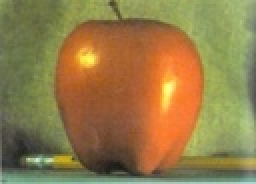
%> input picture image_pyramid/apple1.jpg, 128 x 92 px, shrunk from 420 x 301 before the run (shown 2 times larger)
$ octave --eval "result = sift(imread('../image_pyramid/apple1.jpg'));"   (GNU Octave 9; MATLAB toolbox functions it lacks are replaced by stand-ins)
%> lines starting %> are read from the running program, lines starting %| are printed output that depends on the picture
%% Sift Implementation Based on Lowe's Original Paper
function [keypoints, descriptors] = sift(img_input)
    % Parameters
    sigma0 = 1.6;            % Initial blur level
    num_octaves = 4;        % Number of times the image is downsampled
    num_levels = 3;         % Number of scale levels per octave
    contrast_threshold = 0.01; % Decides whether a feature in an image
    edge_threshold = 10;    % Ratio to filter out points on edges (Hessian matrix)
    d = 4;                  % 4x4 grid cells for the descriptor
    n_bins = 8;             % 8 orientation bins per cell (4*4*8 = 128 dimensions)

    % Pre processing
    img = im2double(img_input);
    if size(img,3) == 3, img = rgb2gray(img); end
%> after `img = rgb2gray(img)`:
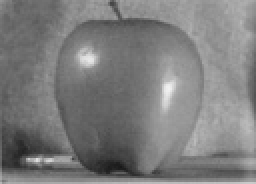
%> img: size 92x128 double (shown 2 times larger); min 0.0975, max 0.946, mean 0.49

    % Upsample the image by 2x. This increases the number of stable keypoints
    % by capturing higher frequency information before the first smoothing
    img = imresize(img, 2, 'bicubic');
%> img: size 184x256 double

    % Apply initial blur
    img = imgaussfilt(img, sqrt(sigma0^2 - (0.5*2)^2));

    % Constructing the gaussian & DoG pyramid
    % SIFT finds features across scales
    % blurring and subtracting adjacent blurs
    G = cell(num_octaves, 1); % Stores Gaussian blurred images
    D = cell(num_octaves, 1); % Stores DoG images
    temp_img = img;


    for o = 1:num_octaves
        [h, w] = size(temp_img);
        L = zeros(h, w, num_levels + 3);
        DoG = zeros(h, w, num_levels + 2);
        for l = 1:num_levels + 3
            % Calculate specific sigma for this scale level
            sig = sigma0 * 2^((l-1)/num_levels);
            L(:,:,l) = imgaussfilt(temp_img, sig);
            if l > 1
                % DoG is an approximation of the Laplacian of Gaussian (blob detector)
                DoG(:,:,l-1) = L(:,:,l) - L(:,:,l-1);
            end
        end
        G{o} = L; D{o} = DoG;
        % Prepare image for next octave by downsampling the middle level
        temp_img = imresize(L(:,:,num_levels+1), 0.5, 'nearest');
    end
%> this loop made 4 passes
%> pass 2, in sift, `temp_img = imresize(L(:,:,num_levels+1), 0.5, 'nearest');`:
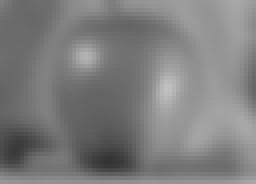
%> temp_img: size 46x64 double (shown 4 times larger); min 0.205, max 0.754, mean 0.493
%> pass 3, in sift, `temp_img = imresize(L(:,:,num_levels+1), 0.5, 'nearest');`:
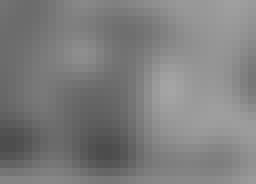
%> temp_img: size 23x32 double (shown 8 times larger); min 0.298, max 0.647, mean 0.495
%> after the loop, D = 4 items; G = 4 items

    % Keypoint detection & localization
    raw_kp = [];
    for o = 1:num_octaves
        [H, W, Ls] = size(D{o});
        % Iterate through scales and pixels (skipping boundaries)
        for l = 2:Ls-1
            for x = 15:H-15
                for y = 15:W-15
                    % Check 26 neighbors
                    patch = D{o}(x-1:x+1, y-1:y+1, l-1:l+1);
                    val = D{o}(x,y,l);

                    % Ignore weak low contrast points
                    if abs(val) < 0.8 * contrast_threshold, continue; end

                    % Find local extrema
                    if val == max(patch(:)) || val == min(patch(:))
                        % Subpixel Taylor Expansion
                        % Uses derivatives to find the true peak between pixels
                        dx = (D{o}(x+1,y,l)-D{o}(x-1,y,l))/2;
                        dy = (D{o}(x,y+1,l)-D{o}(x,y-1,l))/2;
                        ds = (D{o}(x,y,l+1)-D{o}(x,y,l-1))/2;

                        Dxx = D{o}(x+1,y,l)+D{o}(x-1,y,l)-2*val;
                        Dyy = D{o}(x,y+1,l)+D{o}(x,y-1,l)-2*val;
                        Dss = D{o}(x,y,l+1)+D{o}(x,y,l-1)-2*val;
                        Dxy = (D{o}(x+1,y+1,l)-D{o}(x+1,y-1,l)-D{o}(x-1,y+1,l)+D{o}(x-1,y-1,l))/4;
                        Dxs = (D{o}(x+1,y,l+1)-D{o}(x+1,y,l-1)-D{o}(x-1,y,l+1)+D{o}(x-1,y,l-1))/4;
                        Dys = (D{o}(x,y+1,l+1)-D{o}(x,y+1,l-1)-D{o}(x,y-1,l+1)+D{o}(x,y-1,l-1))/4;

                        H_mat = [Dxx Dxy Dxs; Dxy Dyy Dys; Dxs Dys Dss];
                        if det(H_mat) == 0, continue; end
                        offset = -H_mat \ [dx; dy; ds]; % Solve for precise location

                        % If offset is small enough, the point is stable
                        if max(abs(offset)) < 0.5
                            % Edge Rejection
                            % Removes points that are sharp in one direction but flat
                            % in another (like a line), which are poor for matching.
                            tr = Dxx + Dyy; detH = Dxx*Dyy - Dxy^2;
                            if detH > 0 && (tr^2/detH) < (edge_threshold+1)^2/edge_threshold
                                raw_kp = [raw_kp; o, l, x+offset(1), y+offset(2)];
                            end
                        end
                    end
                end
            end
        end
    end
%> this loop made 4 passes
%> (H, W) on passes 1 to 4: (184, 256), (92, 128), (46, 64), (23, 32)
%> after the loop, Dss = -0.00381; Dxs = 0.000582; Dxx = -0.000847; Dxy = 3.32e-05; Dys = 0.000489; Dyy = -0.000346; H_mat = [-0.000847 3.32e-05 0.000582; 3.32e-05 -0.000346 0.000489; 0.000582 0.000489 -0.00381]; detH = 3.23e-06; ds = 0.00106; dx = 3.98e-05; dy = -3.72e-06; offset = [0.351; 0.6; 0.408]; raw_kp = 32 rows, first 8: [1 2 16.87 147.3; 1 2 17.83 114.6; 1 2 160.6 81.79; 1 4 15.9 149.3; 1 4 16.55 86.21; 1 4 16.54 111.7; 1 4 18.41 163.3; 1 4 22.88 132]; tr = 0.00408

    % Orientation assigment
    keypoints = []; descriptors = [];
    for i = 1:size(raw_kp,1)
        o = raw_kp(i,1); l = round(raw_kp(i,2)); x = raw_kp(i,3); y = raw_kp(i,4);
        scale = sigma0 * 2^((l-1)/num_levels);

        % Calculate a gradient histogram around the keypoint
        hist = zeros(1, 36);
        radius = round(3 * 1.5 * scale);
        for dx = -radius:radius
            for dy = -radius:radius
                px = round(x+dx); py = round(y+dy);
                if px<2 || px>size(G{o},1)-1 || py<2 || py>size(G{o},2)-1, continue; end
                % Gradient magnitude and direction
                gx = G{o}(px+1,py,l)-G{o}(px-1,py,l);
                gy = G{o}(px,py+1,l)-G{o}(px,py-1,l);
                mag = sqrt(gx^2+gy^2) * exp(-(dx^2+dy^2)/(2*(1.5*scale)^2));
                theta = mod(atan2d(gy,gx), 360);
                % Sort into 36 bins (10 degrees each)
                bin = min(floor(theta/10)+1, 36);
                hist(bin) = hist(bin) + mag;
            end
        end

        % Identify peak orientation
        [max_v, main_bin] = max(hist);
        % Parabolic fit for precise orientation
        l_idx = mod(main_bin-2,36)+1; r_idx = mod(main_bin,36)+1;
        dist_off = 0.5*(hist(l_idx)-hist(r_idx))/(hist(l_idx)-2*max_v+hist(r_idx)+eps);
        final_ori = mod((main_bin-1 + dist_off)*10, 360);

        % Descriptor generation
        % Create the 128D vector based on the local 4x4 grid
        d_vec = compute_trilinear_descriptor(G{o}(:,:,l), x, y, final_ori, scale, d, n_bins);

        % Rescale coordinates back to the original image dimensions
        keypoints = [keypoints; (y*2^(o-1))/2, (x*2^(o-1))/2, scale, final_ori];
        descriptors = [descriptors; d_vec];
    end
%> this loop made 32 passes
%> (o, l, x, y, scale, max_v, main_bin) on passes 3 to 14: (1, 2, 160.6, 81.79, 2.02, 0.673, 30), (1, 4, 15.9, 149.3, 3.2, 2.17, 18), (1, 4, 16.55, 86.21, 3.2, 0.916, 20), (1, 4, 16.54, 111.7, 3.2, 1.31, 19), (1, 4, 18.41, 163.3, 3.2, 2.09, 16), (1, 4, 22.88, 132, 3.2, 1.43, 18), (1, 4, 24, 107.7, 3.2, 1.86, 19), (1, 4, 24.22, 156.9, 3.2, 1.3, 16), (1, 4, 34.1, 64.54, 3.2, 0.845, 24), (1, 4, 36.17, 72.79, 3.2, 1.08, 24), (1, 4, 40.2, 197.9, 3.2, 0.704, 13), (1, 4, 78.95, 49.21, 3.2, 0.522, 27)
%> (o, l, x, y, scale, max_v, main_bin) on passes 1 to 2: (1, 2, 16.87, 147.3, 2.02, 1.59, 18), (1, 2, 17.83, 114.6, 2.02, 0.423, 18)
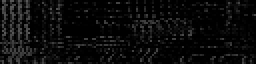
%> descriptors: size 32x128 double (shown 2 times larger); min 0, max 0.348, mean 0.0467
%> after the loop, hist = 36 values, max 0.645 at index 9, min 0.0116 at index 18, mean 0.109; keypoints = 32 rows, first 8: [73.67 8.44 2.02 169.4; 57.32 8.91 2.02 174.6; 40.89 80.29 2.02 293; 74.67 7.95 3.2 168.3; 43.11 8.27 3.2 185.5; 55.87 8.27 3.2 180.1; 81.63 9.2 3.2 150.8; 66 11.44 3.2 173.3]
%> `result = sift(imread('../image_pyramid/apple1.jpg'));`: result has the same summary as keypoints in sift
end

 % This function creates a feature vector that is invariant to rotation and illumination
function desc = compute_trilinear_descriptor(img_l, x, y, ori, scale, d, n_bins)
    [H, W] = size(img_l);
    hist_grid = zeros(d, d, n_bins);
    cos_t = cosd(-ori); sin_t = sind(-ori); % Rotation to achieve rotation invariance

    cell_size = scale * 3;
    radius = round(sqrt(2) * cell_size * (d + 1) / 2);
    desc_sigma = d / 2; % Gaussian weight for the descriptor window

    for dx = -radius:radius
        for dy = -radius:radius
            % Rotate local coordinates relative to keypoint orientation
            rx = cos_t * dx - sin_t * dy;
            ry = sin_t * dx + cos_t * dy;

            % Normalize position within the 4x4 grid
            nx = rx / cell_size;
            ny = ry / cell_size;
            bin_x = nx + d/2 - 0.5;
            bin_y = ny + d/2 - 0.5;

            % Check if pixel falls inside the descriptor window
            if bin_x > -1 && bin_x < d && bin_y > -1 && bin_y < d
                px = round(x + dx); py = round(y + dy);
                if px<2 || px>H-1 || py<2 || py>W-1, continue; end

                % Gradient calculation
                gx = img_l(px+1, py) - img_l(px-1, py);
                gy = img_l(px, py+1) - img_l(px, py-1);
                mag = sqrt(gx^2+gy^2) * exp(-(nx^2+ny^2)/(2*desc_sigma^2));
                theta = mod(atan2d(gy,gx) - ori, 360);
                bin_ori = (theta / 360) * n_bins;

                % Trilinear interpolation:
                % Distribute the gradient magnitude into neighboring bins
                % to prevent sudden changes if a feature moves slightly
                for x_off = 0:1
                    x_idx = floor(bin_x) + x_off;
                    if x_idx < 0 || x_idx >= d, continue; end
                    wx = 1 - abs(bin_x - x_idx);
                    for y_off = 0:1
                        y_idx = floor(bin_y) + y_off;
                        if y_idx < 0 || y_idx >= d, continue; end
                        wy = 1 - abs(bin_y - y_idx);
                        for o_off = 0:1
                            o_idx = mod(floor(bin_ori) + o_off, n_bins);
                            wo = 1 - abs(bin_ori - (floor(bin_ori) + o_off));

                            hist_grid(x_idx+1, y_idx+1, o_idx+1) = ...
                                hist_grid(x_idx+1, y_idx+1, o_idx+1) + mag * wx * wy * wo;
                        end
                    end
                end
            end
        end
    end

    % Final normalization and clipping to reduce effects of lighting changes
    desc = reshape(hist_grid, 1, 128);
    desc = desc / (norm(desc) + eps);
    desc(desc > 0.2) = 0.2;
    desc = desc / (norm(desc) + eps);
end
